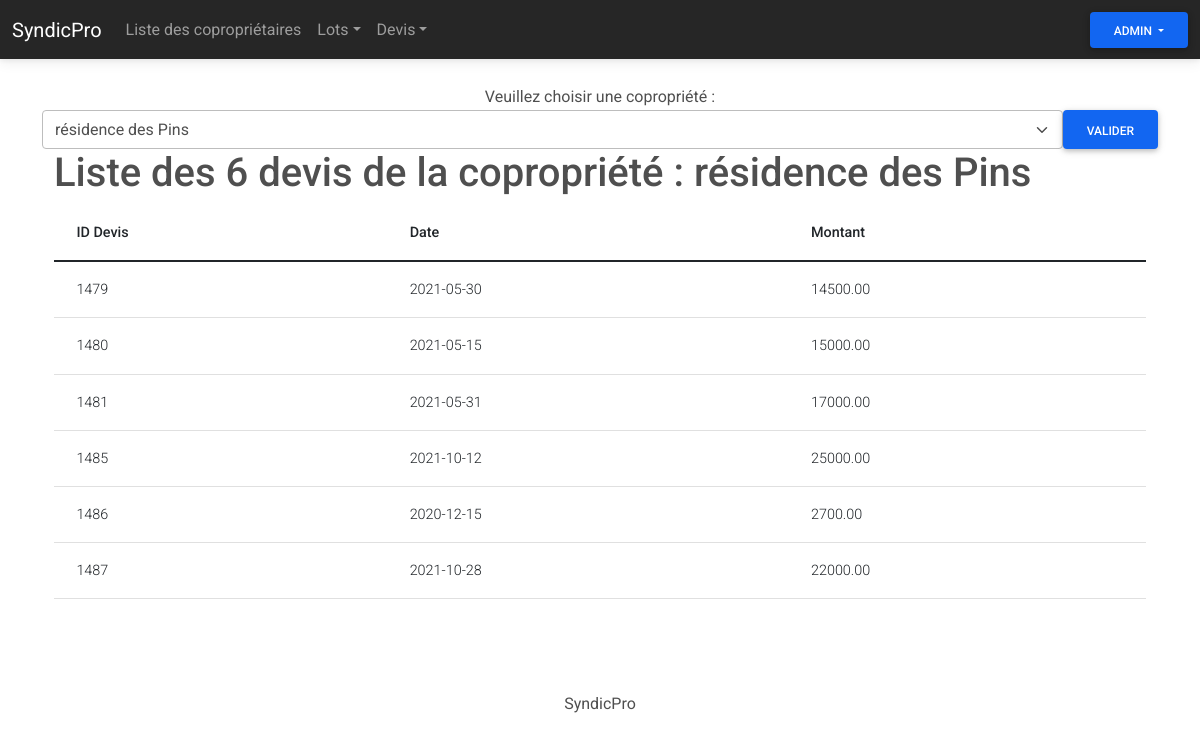
/syndicpro/calc_fonds.php?copro=résidence des Pins (signed in), run on the app's committed database.
### tables this page shows
CREATE TABLE `devis` (
  `iddevis` int(2) NOT NULL,
  `idprestataire` int(2) NOT NULL,
  `idcopropriete` int(2) NOT NULL,
  `idtravaux` int(2) NOT NULL,
  `datedev` date DEFAULT NULL,
  `montantttc` decimal(10,2) DEFAULT NULL
);

### syndicpro/include/bdd.php (called while the page is built, shortened)
<?php
function getLesCoproprietes($bdd)
{
   $req = "SELECT * FROM `copropriete`";
   $res = $bdd->query($req);
   $lesLignes = $res->fetchAll();
   return $lesLignes;
};
function getLesDevisCopros($bdd, $from)
{
   $req = "SELECT * FROM `devis` INNER JOIN copropriete ON devis.idcopropriete = copropriete.idcopropriete WHERE copropriete.nomimmeuble = '$from'";
   $res = $bdd->query($req);
   $lesLignes = $res->fetchAll();
   return $lesLignes;
};

### syndicpro/calc_fonds.php (the view, shortened to what this page needs)
<?php include "include/nav.php" ?>
<div class=container>
    <?php
    $lescopros = getLesCoproprietes($bdd); ?>
    <center>Veuillez choisir une copropriété : </center>
    <form class="d-flex" action="devis.php" method="get">
    <select name="copro" class="form-select">
        <?php
        foreach ($lescopros as $unecopro) { ?>
            <option><?php
                    echo $unecopro['nomimmeuble'];
                    ?>
            </option>
        <?php }?>
        <input class="btn btn-primary" type="submit" value="Valider">
    </select>
    </form>
    <?php
    if (isset($_GET['copro'])) {
        $from = $_GET['copro'];
        $LesDevis = getLesDevisCopros($bdd, $from);
        $nbDevis = count($LesDevis);
    } else {
        echo "<br> ⚠️ - Veuillez choisir une copropriété";
    }?>
    <div class="jumbotron">
        <div class="container">
            <section>
            <?php
            if (isset($_GET['copro'])) {
                ?>
                <h1>Liste des <?php echo $nbDevis; ?> devis de la copropriété : <?php echo $from; ?></h1>
                <table class="table">
                    <thead>
                        <tr>
                            <th>ID Devis</th>
                            <th>Date</th>
                            <th>Montant</th>
                        </tr>
                    </thead>
                    <?php
                    foreach ($LesDevis as $unDevis) {
                        ?>
                        <tr>
                            <td><?php echo $unDevis['iddevis'] ?></td>
                            <td><?php echo $unDevis['datedev'] ?></td>
                            <td><?php echo $unDevis['montantttc'] ?></td>
                        </tr>
                    <?php } ?>
                </table>
                <?php }?>
        </div>
    </div>
<?php include "include/footer.php" ?>
</html>

### data on the page
devis: iddevis "1479", datedev "2021-05-30", montantttc "14500.00"
devis: iddevis "1480", datedev "2021-05-15", montantttc "15000.00"
devis: iddevis "1481", datedev "2021-05-31", montantttc "17000.00"
devis: iddevis "1485", datedev "2021-10-12", montantttc "25000.00"
devis: iddevis "1486", datedev "2020-12-15", montantttc "2700.00"
devis: iddevis "1487", datedev "2021-10-28", montantttc "22000.00"

### other printed values
$_SESSION['username'] "ADMIN"
$nbDevis "6"
$from "résidence des Pins"
form field copro "résidence des Pins"
